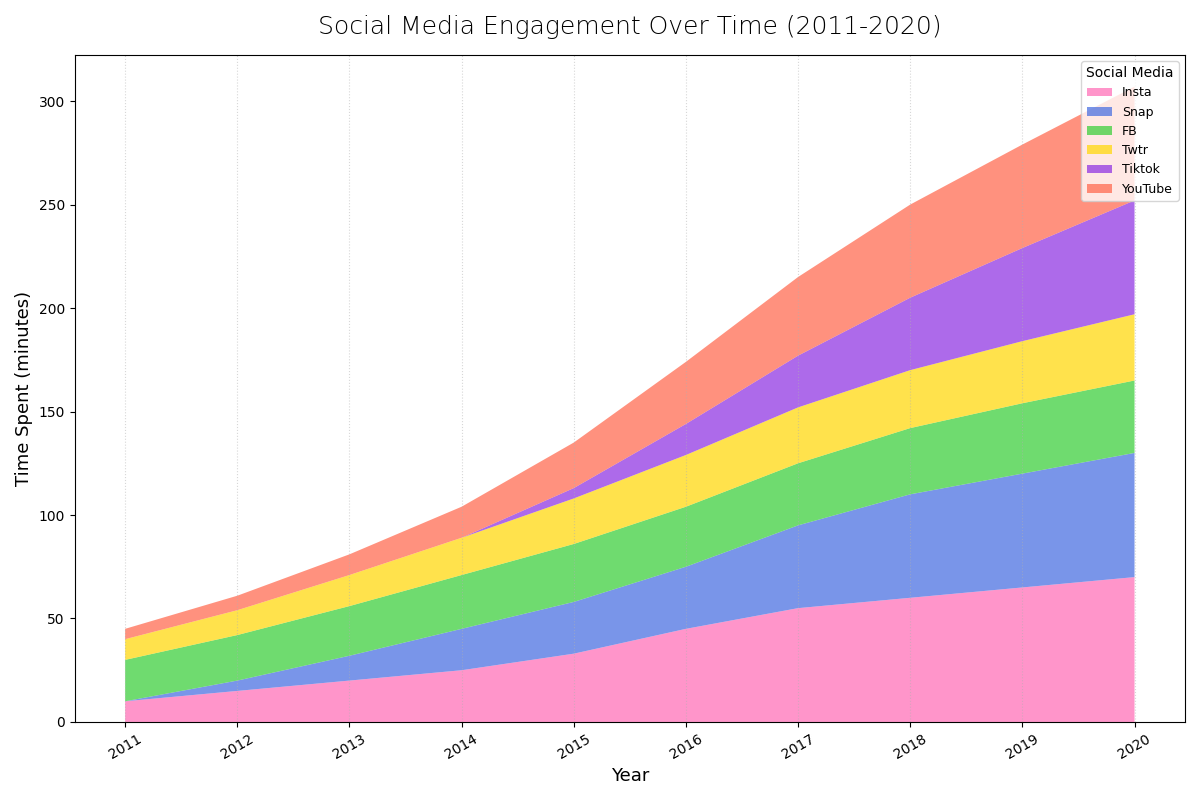

The script that drew this image:
import matplotlib.pyplot as plt
import numpy as np

years = np.arange(2011, 2021)
instagram = np.array([10, 15, 20, 25, 33, 45, 55, 60, 65, 70])
snapchat = np.array([0, 5, 12, 20, 25, 30, 40, 50, 55, 60])
facebook = np.array([20, 22, 24, 26, 28, 29, 30, 32, 34, 35])
twitter = np.array([10, 12, 15, 18, 22, 25, 27, 28, 30, 32])
tiktok = np.array([0, 0, 0, 0, 5, 15, 25, 35, 45, 55])
youtube = np.array([5, 7, 10, 15, 22, 30, 38, 45, 50, 55])  # New data series

data = np.vstack([instagram, snapchat, facebook, twitter, tiktok, youtube])  # Updated data stack

fig, ax = plt.subplots(figsize=(12, 8))

# New set of colors applied
ax.stackplot(years, data, labels=['Insta', 'Snap', 'FB', 'Twtr', 'Tiktok', 'YouTube'], 
             colors=['#FF69B4', '#4169E1', '#32CD32', '#FFD700', '#8A2BE2', '#FF6347'], alpha=0.7)

ax.set_title("Social Media Engagement Over Time (2011-2020)", fontsize=18, fontweight='light', pad=15)
ax.set_xlabel("Year", fontsize=13)
ax.set_ylabel("Time Spent (minutes)", fontsize=13)

ax.set_xticks(years)
ax.set_xticklabels(years, rotation=30)

ax.grid(axis='x', linestyle=':', alpha=0.5)
ax.legend(loc='upper right', title='Social Media', fontsize=9)

plt.tight_layout()
plt.show()
